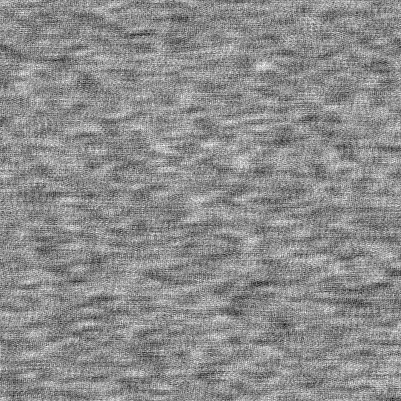
%> input picture OBJ.bmp, 401 x 401 px
$ octave SpeckleImaging.m   (GNU Octave 9; MATLAB toolbox functions it lacks are replaced by stand-ins)
%> lines starting %> are read from the running program, lines starting %| are printed output that depends on the picture
%> further down, speckle is the input picture: size 401x401 uint8; min 0, max 255, mean 140.4
### zixiangguan.m
function zxg = zixiangguan(input)

I1 = input;
I1 = I1(:,:,1);
colormap(gray(255));
axis off
FI1 = fft2(I1);
max1 = max(FI1);
max2 = max(max1);
%> max2 = 88543.4
scale = 1.0/max2;
%> scale = 1.13e-05
FI1 = FI1.*scale;
I2 = I1; % 输入图像2，输入相同的图像
I2 = I2(:,:,1);
colormap(gray(255));
FI2 = fft2(I2);
max1 = max(FI2);
max2 = max(max1);
scale = 1.0/max2;
FI2 = FI2.*scale;
% 进行相关性的计算
FPR = FI1.*conj(FI2);
PR = ifft2(FPR);
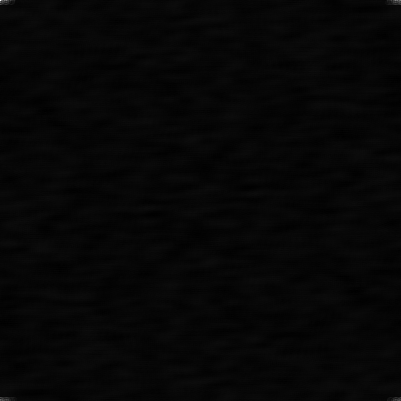
%> PR: size 401x401 double; min 6.21e-06, max 6.47e-06, mean 6.22e-06; drawn with min black and max white
PR = fftshift(PR);
max1 = max(PR);
%> max1 = 401 values, max 6.47e-06 at index 201, min 6.22e-06 at index 71, mean 6.23e-06
max2 = max(max1);
%> max2 = 6.47e-06
scale = 1.0/max2;
%> scale = 154442.7
PR = PR.*scale;
PR1 = PR;
m = min(PR1);
%> m = 401 values, max 0.96 at index 66, min 0.959 at index 157, mean 0.96
m = min(m); % 找到矩阵最小值,
%> m = 0.959
PR2 = PR1 - m;
m1 = max(PR2);
%> m1 = 401 values, max 0.0406 at index 201, min 0.00159 at index 71, mean 0.00266
m1 = max(m1); % 找到矩阵的最大值
%> m1 = 0.0406
PR3 = PR2 / m1;
zxg = PR3;
end

### Pm.m
function [ y] = Pm(x,p)
%UNTITLED Summary of this function goes here
%   Detailed explanation goes here

a=fft2(x);

margin=abs(a);

b=a./margin;

if a~=0
    z=p.*b;
else z=p;
end

y=ifft2(z);

end

### Ps.m
function [ y ] = Ps( x,S)
%UNTITLED2 Summary of this function goes here
%   Detailed explanation goes here

y=x.*S;
y=min(255,max(0,y));
end

### MSE.m
function error =MSE(img_real,img_re)

[r,c] = size(img_real);
img_diff = img_re - img_real;
img_diff = img_diff.^2;
error = sum(sum(img_diff));
error = error/(r*c);

end

### conv2c.m
function y = conv2c(x,h)
% Circular 2D convolution
x=wraparound(x,h);
y=conv2(x,h,'valid');


function y = wraparound(x, m)
% Extend x so as to wrap around on both axes, sufficient to allow a
% "valid" convolution with m to return the cyclical convolution.
% We assume mask origin near centre of mask for compatibility with
% "same" option.
[mx, nx] = size(x);
[mm, nm] = size(m);
if mm > mx | nm > nx
    error('Mask does not fit inside array')
end

mo = floor((1+mm)/2); no = floor((1+nm)/2);  % reflected mask origin
ml = mo-1;            nl = no-1;             % mask left/above origin
mr = mm-mo;           nr = nm-no;            % mask right/below origin
me = mx-ml+1;         ne = nx-nl+1;          % reflected margin in input
mt = mx+ml;           nt = nx+nl;            % top of image in output
my = mx+mm-1;         ny = nx+nm-1;          % output size

y = zeros(my, ny);
y(mo:mt, no:nt) = x;      % central region
if ml > 0
    y(1:ml, no:nt) = x(me:mx, :);                   % top side
    if nl > 0
        y(1:ml, 1:nl) = x(me:mx, ne:nx);            % top left corner
    end
    if nr > 0
        y(1:ml, nt+1:ny) = x(me:mx, 1:nr);          % top right corner
    end
end
if mr > 0
    y(mt+1:my, no:nt) = x(1:mr, :);                 % bottom side
    if nl > 0
        y(mt+1:my, 1:nl) = x(1:mr, ne:nx);          % bottom left corner
    end
    if nr > 0
        y(mt+1:my, nt+1:ny) = x(1:mr, 1:nr);        % bottom right corner
    end
end
if nl > 0
    y(mo:mt, 1:nl) = x(:, ne:nx);                   % left side
end
if nr > 0
    y(mo:mt, nt+1:ny) = x(:, 1:nr);                 % right side
end

### Huber.m
function Huber = Huber(g)
% g = rand(100,100);

x_grad = diffh(g(:,:));
y_grad = diffv(g(:,:));

grad = sqrt( abs((x_grad(:,:))).^2 + abs((y_grad(:,:))).^2 );

theta = median(median(grad));

partbo = (abs(grad).^2)./(theta^2);

pf = sqrt(1+ partbo);

mid1 = grad/pf;

Huber =  -1/(2*(theta^2))*(mid1);

end

% Huber =  -1/(2*(theta^2))*(grad/pf);

### gradsum.m
% [10 lines of commented-out code are left out]

function gsum = gradsum(g)
[xgrad,ygrad] = gradient(g);
xgrad_f = xgrad;
ygrad_f = ygrad;
xgrad_af = abs(xgrad_f);
ygrad_af = abs(ygrad_f);
x_sum = sum(sum(xgrad_af));
y_sum = sum(sum(ygrad_af));
gsum = x_sum+y_sum;
end

### diffh.m
function sol=diffh(x)
h=[0 1 -1];
sol=conv2c(x,h);

### diffv.m
function sol=diffv(x)
h=[0 1 -1]';
sol=conv2c(x,h);

### SpeckleImaging.m
%% object
clear
obj = [0,1,1,1,0,0,1,1,1,1,0,0,1,1,1,1,1;1,0,0,0,1,0,1,0,0,0,1,0,0,0,1,0,0;1,0,0,0,1,0,1,1,1,1,0,0,0,0,1,0,0;1,0,0,0,1,0,1,0,0,0,1,0,0,0,1,0,0;0,1,1,1,0,0,1,1,1,1,0,0,1,1,1,0,0];
img = padarray(obj, [249,244]);
img1 =  padarray(obj, [41,35]);
figure(1)
imshow(img1)
img_grad = gradsum(img);
%% create speckle
medium = rand(513,513);
speckle = conv2(obj,medium);
speckle = speckle(59:459,65:465);
%% auto-autocorrelation
speckle = imread('OBJ.bmp');
speckle = im2double(speckle);
figure(2)
imshow(speckle,[])
% speckle = speckle(101:301,101:301);%
PR = zixiangguan(speckle);
% autocl = PR(57:143,57:143);
autocl = PR(158:244,158:244);
figure(3)
imshow(autocl,[]);
%% amplitude
autocl_f = fft2(autocl);
G = sqrt(abs(autocl_f));
%% phase retrieval
S = ones(5,17);
S = padarray(S, [41 35]); %support area
est = rand(87,87);
xn = est;
est_flag = est;
bate = 0.72;
%HIO
for n=1:300
   c=Pm(est,G);
   d=Ps(c,S);
   e=Ps(est,S);
   est=(1+bate)*d-e-bate*c+est;
   est((est)<0)=0;
end
%> this loop made 300 passes
%> pass 1, `est=(1+bate)*d-e-bate*c+est;`:
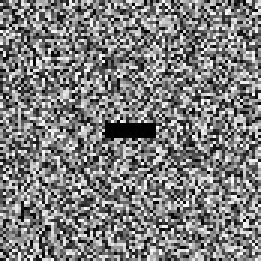
%> est: size 87x87 double (shown 3 times larger); min -0.00086, max 0.999, mean 0.491; drawn with min black and max white
xn_est = Ps(est,S);
xn_rzt = abs(xn_est);
xn_hio = xn_rzt;
xn_hio = double((xn_hio-min(min(xn_hio)))./(max(max(xn_hio))-min(min(xn_hio))));
figure(4)
imshow(xn_hio)

xn_hio_r = xn_hio;
xn_hio_r = rot90(xn_hio_r,2);
% xn_hio_r = xn_hio_r./1.2;
xn_cut = xn_hio_r(42:46,36:52);
figure(10)
imshow(xn_hio_r)
xn_cut_r = xn_hio_r(42:46,36:52);

error_hio = log(MSE(img1,xn_hio));
%> in MSE, `img_diff = img_re - img_real;`:
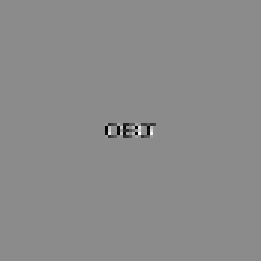
%> img_diff: size 87x87 double (shown 3 times larger); min -0.999, max 0.829, mean -0.00228; drawn with min black and max white
%> in MSE, `error = sum(sum(img_diff));`: error = 22.89
%> in MSE, `error = error/(r*c);`: error = 0.00302
%> error_hio = -5.8
if(log(MSE(img1,xn_hio_r))<error_hio)
    error_hio=log(MSE(img1,xn_hio_r));
end

ssim_hio = ssim(obj,xn_cut);
%> ssim_hio = 0.146
if(ssim(obj,xn_cut_r)>ssim_hio)
    ssim_hio=ssim(obj,xn_cut_r);
end

sss = rot90(xn_hio,2);
figure(7)
imshow(abs(sss),[])
% % Huber
      count = 1;
      error1 = 1;
      itera_t = 0;
      t=1;
  for n=1:500
   c=Pm(xn,G);
   d=Ps(c,S);
   e=Ps(xn,S);
   xn=(1+bate)*d-e-bate*c+xn;
   xn((xn)<0)=0;

      u_xn = Huber(xn);
      xn = xn - t.*u_xn;

      xn_ab  = abs(xn);
      xn_ab  = xn_ab.*S;
      xn_ab(xn_ab<1e-24)=0;
      xn2=double((xn_ab-min(min(xn_ab)))./(max(max(xn_ab))-min(min(xn_ab))));
      midgrad = gradsum(xn2);
      error  = abs( (log(midgrad) -log(img_grad)) / log(img_grad) );
      if( error < error1)
          error1 = error;
          xn_r = xn2;
      else
          t=0.5*t;
          xn_r=xn2;
      end
  end
%> this loop made 500 passes
%> (x_sum in gradsum, y_sum in gradsum, gsum in gradsum, midgrad, error, error1) on passes 1, 3, 7, 13, 14, 15: (5.72, 8.94, 14.65, 14.65, 0.307, 0.307), (8.8, 10.34, 19.14, 19.14, 0.237, 0.237), (8.82, 11.72, 20.54, 20.54, 0.219, 0.219), (9.09, 12.47, 21.56, 21.56, 0.207, 0.207), (9.64, 13.23, 22.86, 22.86, 0.192, 0.192), (10.49, 14.65, 25.13, 25.13, 0.167, 0.167)
%> (x_sum in gradsum, y_sum in gradsum, gsum in gradsum, midgrad, error) on passes 2, 4, 5, 6, 8, 9: (6.96, 7.52, 14.48, 14.48, 0.31), (7.41, 9.46, 16.87, 16.87, 0.27), (7.37, 8.69, 16.06, 16.06, 0.283), (7.48, 9.27, 16.75, 16.75, 0.272), (7.72, 10.27, 17.98, 17.98, 0.254), (7.55, 9.61, 17.16, 17.16, 0.266)
%> pass 1, in conv2c, `y=conv2(x,h,'valid');`:
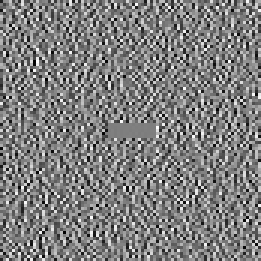
%> y: size 87x87 double (shown 3 times larger); min -0.973, max 0.982, mean 1.91e-19; drawn with min black and max white
%> pass 1, in conv2c (call 2), `x=wraparound(x,h);`:
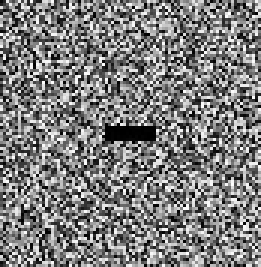
%> x: size 89x87 double (shown 3 times larger); min 0, max 0.999, mean 0.491; mean of the top-left, top-right, bottom-left and bottom-right quarters 0.485, 0.497, 0.487, 0.495
%> pass 1, in conv2c (call 2), `y=conv2(x,h,'valid');`:
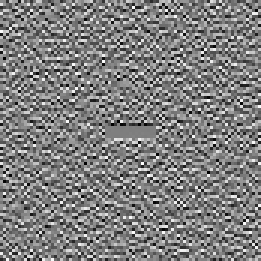
%> y: size 87x87 double (shown 3 times larger); min -0.97, max 0.977, mean 9.39e-19; drawn with min black and max white
%> after the loop:
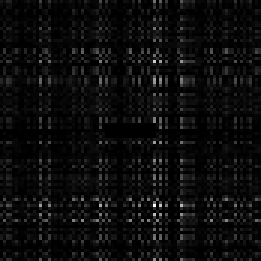
%> xn: size 87x87 double (shown 3 times larger); min -8.22e-146, max 76.01, mean 3.9; drawn with min black and max white
   count = count+1;

xn=Ps(c,S);
xn=double((xn-min(min(xn)))./(max(max(xn))-min(min(xn))));
figure(5)
imshow(abs(xn),[])
figure(6)
imshow(abs(xn_r),[])
error_huber1 = log(MSE(img1,xn_r));
xn_r1 = rot90(xn_r,2);
figure(7)
imshow(abs(xn_r1),[])
error_huber2 = (MSE(img1,xn_r1));
